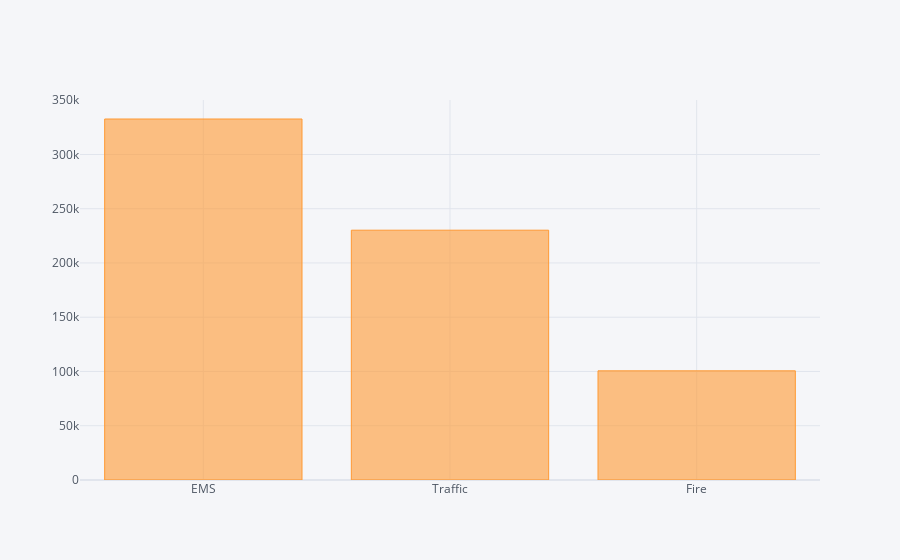

Notebook cell for this chart:
### Markdown cell above
First lets see which type of calls are received most

### Code cell
df['type'].value_counts().iplot(kind='bar', )

### Figure 1 — Plotly figure (JSON) as saved in the notebook; plotly's stock layout.template omitted (floating-point values rounded to 4 significant figures)
{"data": [{"marker": {"color": "rgba(255, 153, 51, 0.6)", "line": {"color": "rgba(255, 153, 51, 1.0)", "width": 1}}, "name": "type", "orientation": "v", "text": "", "type": "bar", "x": ["EMS", "Traffic", "Fire"], "y": [332692, 230208, 100622]}], "layout": {"legend": {"bgcolor": "#F5F6F9", "font": {"color": "#4D5663"}}, "paper_bgcolor": "#F5F6F9", "plot_bgcolor": "#F5F6F9", "title": {"font": {"color": "#4D5663"}}, "xaxis": {"gridcolor": "#E1E5ED", "showgrid": true, "tickfont": {"color": "#4D5663"}, "title": {"font": {"color": "#4D5663"}, "text": ""}, "zerolinecolor": "#E1E5ED"}, "yaxis": {"gridcolor": "#E1E5ED", "showgrid": true, "tickfont": {"color": "#4D5663"}, "title": {"font": {"color": "#4D5663"}, "text": ""}, "zerolinecolor": "#E1E5ED"}}}
